Frame 1 (no input): blank canvas, image omitted
Frame 60 (the mouse pressed at the canvas centre just before this capture): blank canvas, image omitted
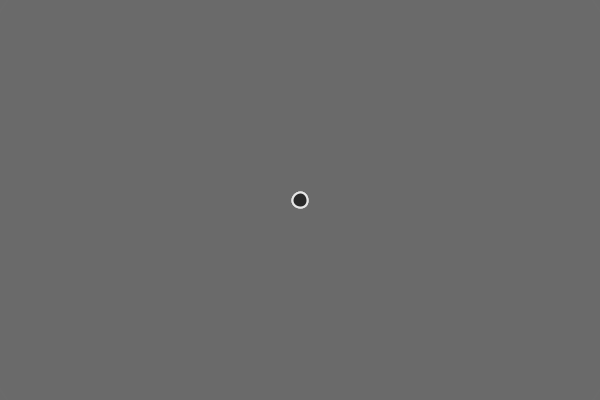
Frame 120 (the mouse held since frame 60 and released just before this capture)

The Processing sketch whose frames 1 and 60 were blank and that drew this single picture after the mouse press (run headless with seeded random() and noise(); from frame 60 on, the mouse is pressed at the canvas centre):

// Processing sketch: processing_40786
// ── processing_40786.pde

void setup() {
  size (600, 400);
  background (180);
  smooth();
}
  
int m = millis();
int p = 0;
  
void draw() {
  noStroke();
  fill(180, 30);
  rect(0,0,width,height);
  stroke (255);
  strokeWeight(2);
  fill(40);
  ellipse(mouseX,mouseY,15,15);
  m = millis()-p;
  int dimensione = m;
  fill(40, 30);
  
 if(mousePressed)
 ellipse (mouseX,mouseY,dimensione+5,dimensione+5);
 
}
 
void mousePressed() {
    p=millis();
  }
